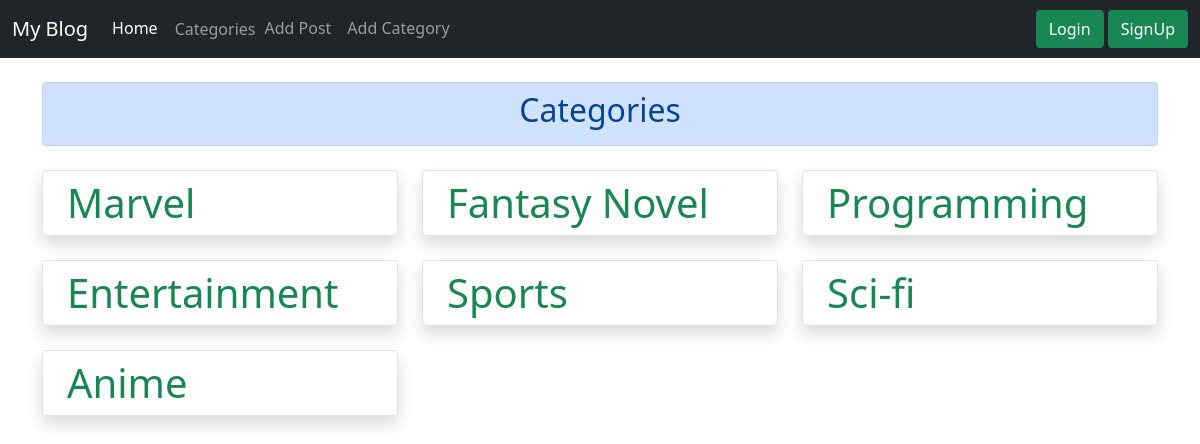
Screenshot of /blog/categories/ with the database file from the repository.
### blog/models.py (models this page shows, shortened)
class Category(models.Model):
    name = models.CharField(max_length=25)
    def __str__(self):
        return self.name

### blog/views.py (the view)
# urls.py: path('categories/', CategoryListView, name="Categories"),
def CategoryListView(request):
    cat_menu_list = Category.objects.all()
    return render(request, 'blog/categories.html', {'cat_menu_list': cat_menu_list})

### blog/templates/blog/categories.html (shortened to what this page needs)
{% extends 'blog/base.html' %}
{% block body %}
  <div class="container mt-4">
    <div class="alert alert-primary p-2 text-center" role="alert">
      <h2>Categories</h2>
    </div>
    <div class="row mt-4">
      {% for cat in cat_menu_list %}
      <div class="col-md-4">
        <div class="border rounded mb-4 shadow g-0 p-2 ps-4">
          <a href="{% url 'CategoryPosts' cat %}" class="text-success display-6 text-decoration-none">{{cat}}</a>
        </div>
      </div>
      {% if forloop.counter|divisibleby:3 %}
      </div><div class="row">
      {% endif %}
      {% endfor %}
    </div>
  </div>
{% endblock %}

### rows the page displays
Category: name "Marvel"
Category: name "Fantasy Novel"
Category: name "Programming"
Category: name "Entertainment"
Category: name "Sports"
Category: name "Sci-fi"
Category: name "Anime"
